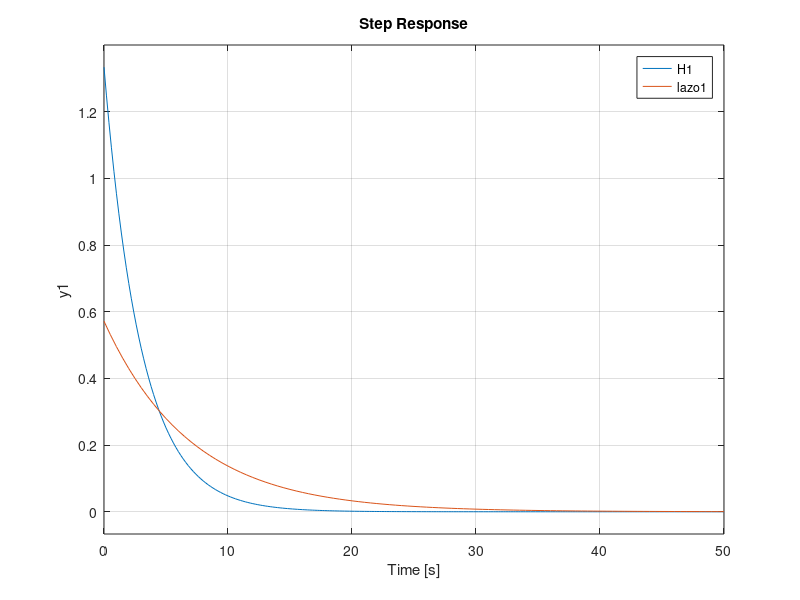

This chart was generated by the following MATLAB code: (Note: this script raises an error after producing the figure.)
s = tf('s');
%primera ecuación
H1 = 8*s/(6*s+2);
lazo1 = feedback(H1,1);

%gráficos
step(H1, lazo1)

%info
[Z1, gain1] = zero(H1);
[Z2, gain2] = zero(lazo1);
pole1 = pole(H1);
pole2 = pole(lazo1);
stepinfo(H1)
stepinfo(lazo1)

%segunda ecuación
H2 = (5*s^2+7*s+4)/(s^2+6*s+3);
lazo2 = feedback(H2,1);

%gráficos
step(H2, lazo2)

%info
[Z3, gain3] = zero(H2);
[Z4, gain4] = zero(lazo2);
pole3 = pole(H2);
pole4 = pole(lazo2);
stepinfo(H2)
stepinfo(lazo2)


